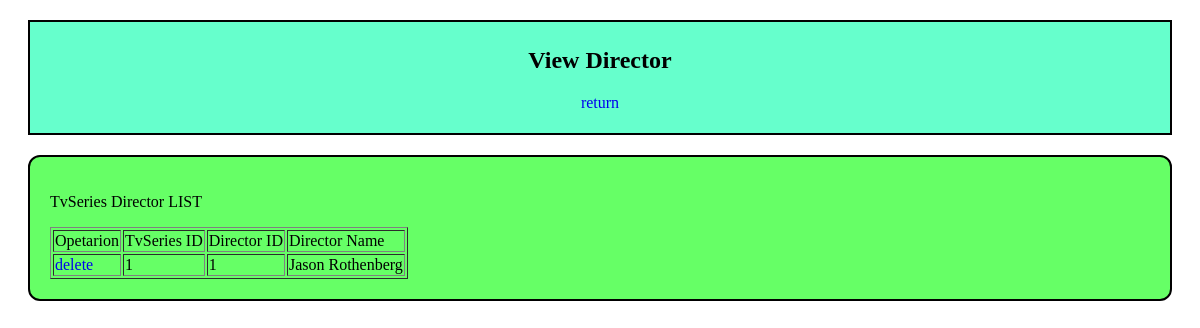
/admin/viewaddeddirectortotv.php?id=1, run on the app's committed database.
### tables this page shows
CREATE TABLE `directors_tv` (
  `Directors_ID` int(11) NOT NULL,
  `TvSeries_ID` int(11) NOT NULL
);

CREATE TABLE `directors` (
  `Directors_ID` int(11) NOT NULL,
  `Directors_Name` varchar(50) NOT NULL,
  `Directors_Gender` varchar(6) NOT NULL,
  `Directors_Birthday` date NOT NULL,
  `Directors_Country` varchar(25) NOT NULL
);

### admin/viewaddeddirectortotv.php (the view, shortened to what this page needs)
<?php
include "connection.php";
$id = $_GET['id'];
$qry = mysqli_query($conn,"select t.*, d.Directors_Name
							from directors_tv as t
							join directors as d
							on t.Directors_ID= d.Directors_ID
							where t.TvSeries_ID='$id'");
?>
<html>
<head>
<link rel="stylesheet" href="styles.css">
</head>
<body>
<div class="head">
<h2>View Director</h2>
<p ><a href="viewtvseries.php">return</a></p>
</div>
<div class="BODY" >
<p>TvSeries Director LIST</p>
<table border="1">
  <tr>
	<td>Opetarion</td>
    <td>TvSeries ID</td>
	<td>Director ID</td>
	<td>Director Name</td>
  </tr>
<?php
while($data = mysqli_fetch_array($qry))
{
?>
  <tr>
	<td><a href="deletetvdirector.php?id=<?php echo $data['TvSeries_ID']; ?>&directorid=<?php echo $data['Directors_ID']; ?>">delete </a></td>
    <td><?php echo $data['TvSeries_ID']; ?></td>
    <td><?php echo $data['Directors_ID']; ?></td>
	<td><?php echo $data['Directors_Name']; ?></td>
  </tr>
<?php
}
?>
</table>
</div>
</body>
</html>

### admin/styles.css (style rules this page uses)
.head a { text-decoration:none; }
.head { background-color: #66ffcc; color: black; text-align: center; border: 2px solid black; margin: 20px; padding: 5px; }
.BODY a { text-decoration:none; }
.BODY { background-color: #66ff66; color: BLACK; border: 2px solid black; margin: 20px; padding: 20px; border-radius: 12px; }

### data on the page
directors_tv: TvSeries_ID "1", Directors_ID "1", Directors_ID.Directors_Name "Jason Rothenberg"
